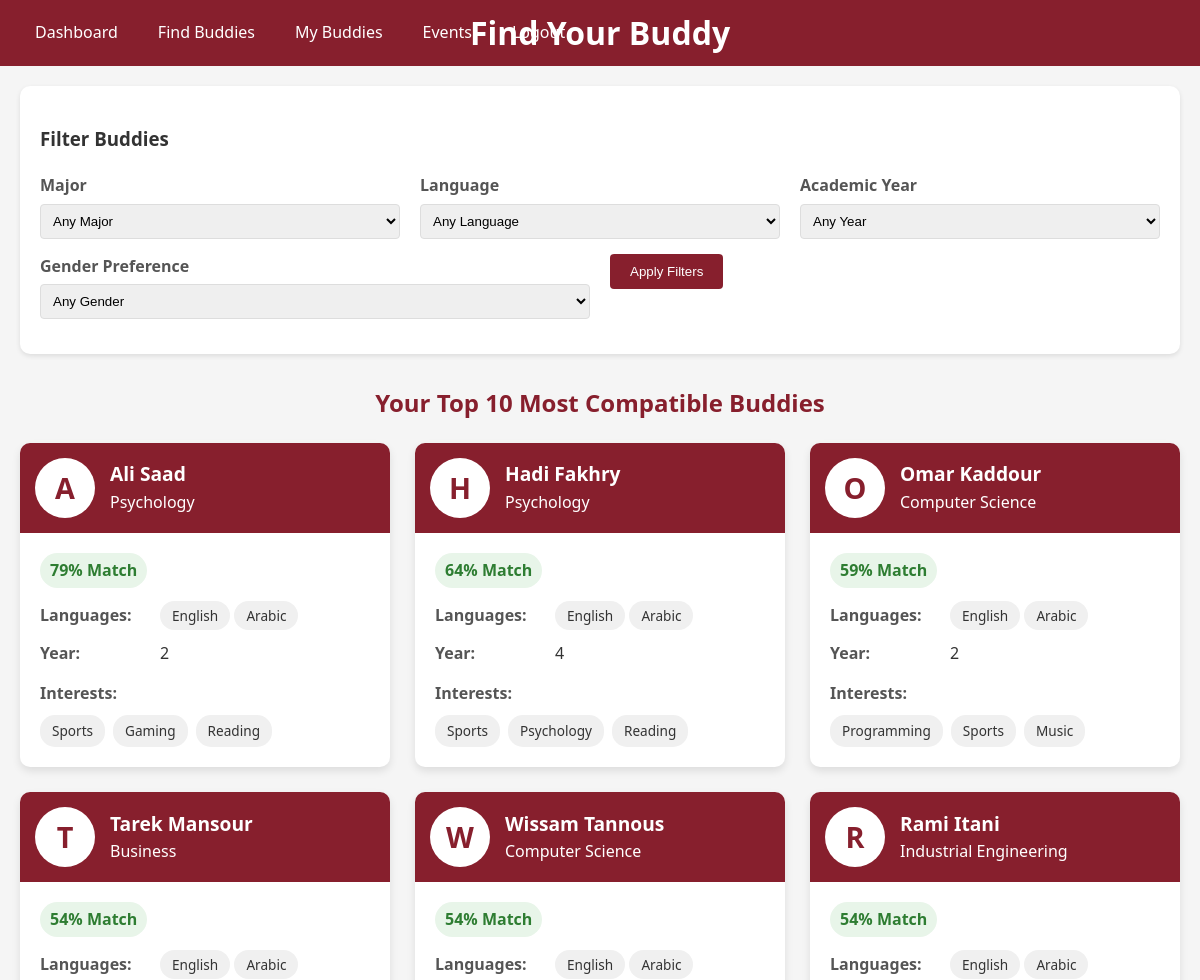
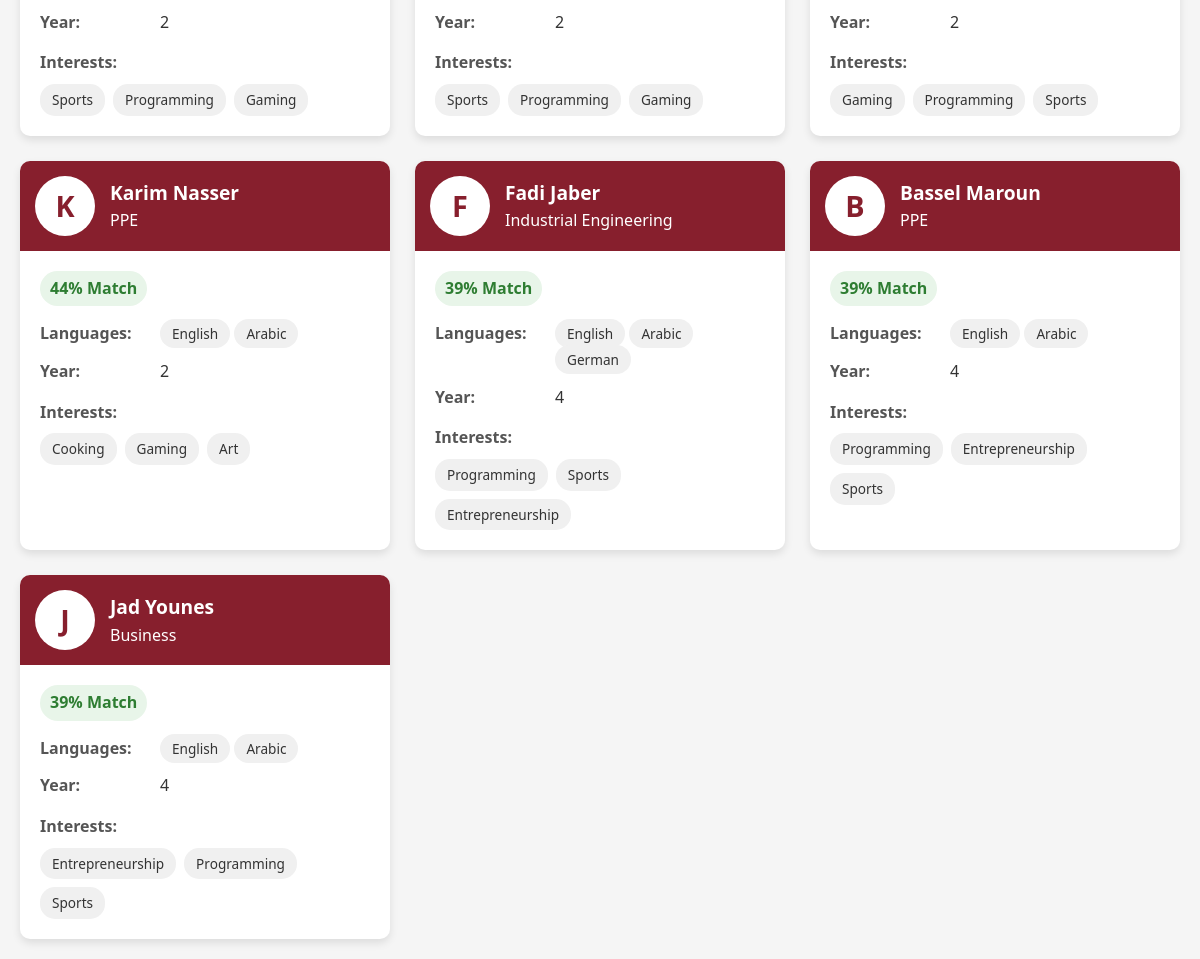
The app's page /potential-matches (signed in) with its own data (2 pictures, top to bottom).
### tables this page shows
CREATE TABLE user_details (
            user_id INTEGER PRIMARY KEY,
            student_id_number TEXT UNIQUE,
            age INTEGER,
            gender TEXT,
            interests TEXT,
            nationality TEXT,
            major TEXT,
            academic_year INTEGER CHECK(academic_year BETWEEN 1 AND 5),
            languages TEXT,
            bio TEXT,
            phone_number TEXT,
            is_international BOOLEAN DEFAULT FALSE,
            FOREIGN KEY (user_id) REFERENCES users(id) ON DELETE CASCADE
        );

CREATE TABLE users (
            id INTEGER PRIMARY KEY AUTOINCREMENT,
            username TEXT UNIQUE,
            password_hash TEXT,
            email TEXT UNIQUE,
            full_name TEXT,
            role TEXT CHECK(role IN ('student', 'buddy')),
            is_approved BOOLEAN DEFAULT FALSE,
            created_at TIMESTAMP DEFAULT CURRENT_TIMESTAMP
        );

### app.py (the view)
@app.route("/potential-matches")
def view_potential_matches():
    if "user_id" not in session or session["role"] != "student":
        flash("Please login as a student to view matches", "warning")
        return redirect(url_for("login"))
    conn = get_db_connection()
    try:
        major_filter = request.args.get("major", "")
        language_filter = request.args.get("language", "")
        year_filter = request.args.get("year", "")
        gender_filter = request.args.get("gender", "")
        matches = get_potential_buddies(
            session["user_id"],
            major_filter=major_filter if major_filter else None,
            language_filter=language_filter if language_filter else None,
            year_filter=year_filter if year_filter else None,
            gender_filter=gender_filter if gender_filter else None,
        )
        return render_template(
            "potential_matches.html", matches=matches, full_name=session["full_name"]
        )
    finally:
        conn.close()

### app.py (called while the page is built)
def get_db_connection():
    conn = sqlite3.connect("buddy_system.db")
    conn.row_factory = sqlite3.Row
    return conn

### templates/potential_matches.html (shortened to what this page needs)
<!DOCTYPE html>
<html lang="en">
<head>
    <link href="{{ url_for('static', filename='background.css') }}" rel="stylesheet">
</head>
<body>
    <div class="header-navbar">
        <div class="navbar">
            <a href="{{ url_for('student_dashboard') }}">Dashboard</a>
            <a href="{{ url_for('view_potential_matches') }}">Find Buddies</a>
            <a href="#">My Buddies</a>
            <a href="#">Events</a>
            <a href="{{ url_for('logout') }}">Logout</a>
        </div>
        <h1 class="header-title">Find Your Buddy</h1>
    </div>
    <div class="matching-container">
        <div class="filter-container">
            <h3>Filter Buddies</h3>
            <form method="GET" action="{{ url_for('view_potential_matches') }}">
                <div class="filter-row">
                    <div class="filter-group">
                        <label for="major">Major</label>
                        <select id="major" name="major">
                            <option value="">Any Major</option>
                        </select>
                    </div>
                    <div class="filter-group">
                        <label for="language">Language</label>
                        <select id="language" name="language">
                            <option value="">Any Language</option>
                        </select>
                    </div>
                    <div class="filter-group">
                        <label for="year">Academic Year</label>
                        <select id="year" name="year">
                            <option value="">Any Year</option>
                        </select>
                    </div>
                </div>
                <div class="filter-row">
                    <div class="filter-group">
                        <label for="gender">Gender Preference</label>
                        <select id="gender" name="gender">
                            <option value="">Any Gender</option>
                        </select>
                    </div>
                    <div class="filter-group">
                        <button type="submit" class="apply-filters">Apply Filters</button>
                    </div>
                </div>
            </form>
        </div>
        {% if matches %}
        <div class="top-buddies-header">Your Top 10 Most Compatible Buddies</div>
        <div class="buddies-grid">
            {% for match in matches[:10] %}
            <div class="buddy-card"
                onclick="window.location.href='{{ url_for('buddy_details', buddy_id=match.buddy_id) }}'">
                <div class="buddy-header">
                    <div class="buddy-avatar">{{ match.name[0] }}</div>
                    <div>
                        <div class="buddy-name">{{ match.name }}</div>
                        <div>{{ match.major }}</div>
                    </div>
                </div>
                <div class="buddy-details">
                    <div class="compatibility-score">{{ match.score }}% Match</div>
                    <div class="detail-row">
                        <div class="detail-label">Languages:</div>
                        <div class="detail-value">
                            {% for language in match.languages.split(',') %}
                            <span class="interest-tag">{{ language }}</span>
                            {% endfor %}
                        </div>
                    </div>
                    <div class="detail-row">
                        <div class="detail-label">Year:</div>
                        <div class="detail-value">{{ match.academic_year }}</div>
                    </div>
                    <div class="interests-container">
                        <div class="detail-label">Interests:</div>
                        <div class="interests-list">
                            {% for interest in match.interests.split(',') %}
                            <span class="interest-tag">{{ interest }}</span>
                            {% endfor %}
                        </div>
                    </div>
                </div>
            </div>
            {% endfor %}
        </div>
        {% else %}
        <div class="no-buddies">
            <h3>No potential buddies found</h3>
            <p>Try adjusting your filters or check back later.</p>
            <a href="{{ url_for('view_potential_matches') }}" class="btn">Reset Filters</a>
        </div>
        {% endif %}
    </div>
</body>
</html>

### static/background.css (style rules this page uses)
:root { --aub-maroon: #871f2d; --aub-maroon-dark: #5e1520; --aub-maroon-light: #a02838; --aub-gold: #c9a467; --aub-gray: #f5f5f5; --aub-gray-dark: #333333; --aub-white: #ffffff; }
body { font-family: 'Segoe UI', Tahoma, Geneva, Verdana, sans-serif; margin: 0; padding: 0; background-color: var(--aub-gray); color: var(--aub-gray-dark); line-height: 1.6; }
.header-navbar { background-color: var(--aub-maroon); color: var(--aub-white); display: flex; justify-content: space-between; align-items: center; padding: 10px 20px; }
.header-title { position: absolute; left: 50%; transform: translateX(-50%); }
.navbar { display: flex; gap: 10px; }
.navbar a { color: var(--aub-white); text-decoration: none; padding: 10px 15px; display: inline-block; }

### templates/potential_matches.html (style rules this page uses)
.matching-container { max-width: 1200px; margin: 0 auto; padding: 20px; }
.buddies-grid { display: grid; grid-template-columns: repeat(auto-fill, minmax(300px, 1fr)); gap: 25px; margin-top: 20px; }
.buddy-card { background-color: white; border-radius: 10px; box-shadow: 0 4px 8px rgba(0, 0, 0, 0.1); overflow: hidden; transition: transform 0.3s ease; cursor: pointer; }
.buddy-header { background-color: #871f2d; color: white; padding: 15px; display: flex; align-items: center; }
.buddy-avatar { width: 60px; height: 60px; border-radius: 50%; background-color: white; color: #871f2d; display: flex; align-items: center; justify-content: center; font-size: 1.8em; font-weight: bold; margin-right: 15px; }
.buddy-name { font-size: 1.2em; font-weight: bold; }
.buddy-details { padding: 20px; }
.detail-row { display: flex; margin-bottom: 12px; }
.detail-label { font-weight: bold; min-width: 120px; color: #555; }
.detail-value { flex: 1; }
.compatibility-score { display: inline-block; padding: 5px 10px; background-color: #e8f5e9; color: #2e7d32; border-radius: 20px; font-weight: bold; margin-bottom: 15px; }
.interests-container { margin-top: 15px; }
.interests-list { display: flex; flex-wrap: wrap; gap: 8px; margin-top: 8px; }
.interest-tag { background-color: #f0f0f0; padding: 5px 12px; border-radius: 15px; font-size: 0.85em; }
.filter-container { background-color: white; padding: 20px; border-radius: 10px; box-shadow: 0 2px 5px rgba(0, 0, 0, 0.1); margin-bottom: 30px; }
.filter-row { display: flex; gap: 20px; margin-bottom: 15px; }
.filter-group { flex: 1; }
.filter-group label { display: block; margin-bottom: 5px; font-weight: bold; color: #555; }
.filter-group select { width: 100%; padding: 8px; border: 1px solid #ddd; border-radius: 4px; }
.apply-filters { background-color: #871f2d; color: white; border: none; padding: 10px 20px; border-radius: 4px; cursor: pointer; }
.top-buddies-header { text-align: center; margin: 20px 0; font-size: 1.5em; color: #871f2d; font-weight: bold; }

### records on screen
user_details: full_name "A", name "Ali Saad", major "Psychology", score "79", language "English" "Arabic", academic_year "2", interest "Sports" "Gaming" "Reading"
user_details: full_name "H", name "Hadi Fakhry", major "Psychology", score "64", language "English" "Arabic", academic_year "4", interest "Sports" "Psychology" "Reading"
user_details: full_name "O", name "Omar Kaddour", major "Computer Science", score "59", language "English" "Arabic", academic_year "2", interest "Programming" "Sports" "Music"
user_details: full_name "T", name "Tarek Mansour", major "Business", score "54", language "English" "Arabic", academic_year "2", interest "Sports" "Programming" "Gaming"
user_details: full_name "W", name "Wissam Tannous", major "Computer Science", score "54", language "English" "Arabic", academic_year "2", interest "Sports" "Programming" "Gaming"
user_details: full_name "R", name "Rami Itani", major "Industrial Engineering", score "54", language "English" "Arabic", academic_year "2", interest "Gaming" "Programming" "Sports"
user_details: full_name "K", name "Karim Nasser", major "PPE", score "44", language "English" "Arabic", academic_year "2", interest "Cooking" "Gaming" "Art"
user_details: full_name "F", name "Fadi Jaber", major "Industrial Engineering", score "39", language "English" "Arabic" "German", academic_year "4", interest "Programming" "Sports" "Entrepreneurship"
user_details: full_name "B", name "Bassel Maroun", major "PPE", score "39", language "English" "Arabic", academic_year "4", interest "Programming" "Entrepreneurship" "Sports"
user_details: full_name "J", name "Jad Younes", major "Business", score "39", language "English" "Arabic", academic_year "4", interest "Entrepreneurship" "Programming" "Sports"
